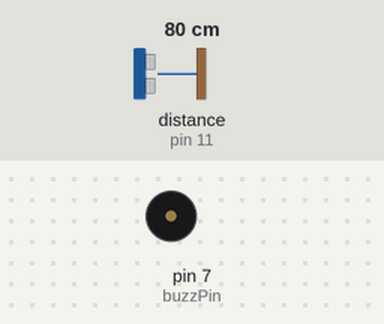
A sketch run on a simulated Arduino Uno, built with avr-gcc and run on an emulated ATmega328P. Shown: buzzer (waves = sounding, pin HIGH). Wiring (inferred from the names in the program): ultrasonic range finder: trigger pin 12; echo pin 11. The inputs (shaded band) are chosen by the test bench; at power-on: distance to the obstacle (sensor on pin 11) 80 cm. The echo pulse lasts 58.3 µs per cm; pins used as bus, display or sensor lines are not drawn; what the sketch prints to the serial monitor is not drawn.

Above: at 1.2 s.
1.3 s: distance to the obstacle (sensor on pin 11) set to 2 cm
At 2.2 s:
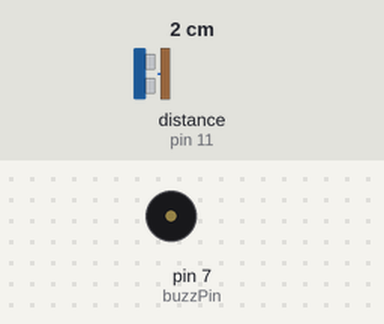
Timing chart, 0 to 55.3 s (numbered marks = the images above; inputs shaded):
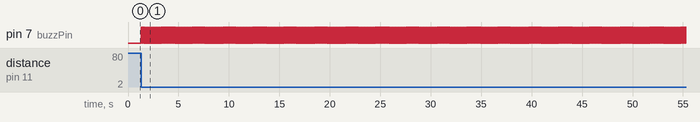

Measured:
- after the input at 1.3 s, pin 7 (buzzPin): alternates HIGH for 0.01 s and LOW for 0.01 s, starting at once

The sketch:

BlindStick.ino
```cpp
int trigPin=12;
int echoPin=11;
int pingTravelTime;
float distance;
int buzzPin=7;
int dt1=10;
int dt2=10000;
void setup() {
  // put your setup code here, to run once:
pinMode(trigPin,OUTPUT);
pinMode(echoPin,INPUT);
pinMode(buzzPin,OUTPUT);
Serial.begin(9600);
}

void loop() {
  // put your main code here, to run repeatedly:
digitalWrite(trigPin,LOW);
delayMicroseconds(dt1);
digitalWrite(trigPin,HIGH);
delayMicroseconds(dt1);
digitalWrite(trigPin,LOW);
pingTravelTime=pulseIn(echoPin,HIGH);
Serial.println(pingTravelTime);
distance=(9./600.)*pingTravelTime+1.5;
Serial.println(distance);

if (distance<30.0){
  digitalWrite(buzzPin,HIGH);
  delayMicroseconds(dt2);
  digitalWrite(buzzPin,LOW);
  delayMicroseconds(dt2);
}
}
```
